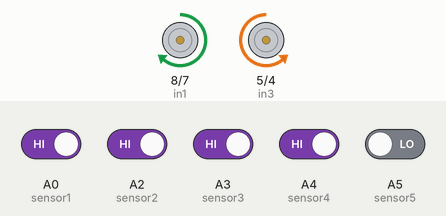
Bench run of a sketch on a simulated Arduino Uno, built with avr-gcc and run on an emulated ATmega328P. On the bench: motor-driver pin pairs drawn as motors (green arrow = first pin HIGH = forward, orange = second pin HIGH = backward, longer = more drive, scaled by the enable pin). The test bench sets the inputs (shaded band); at power-on: A0 (sensor1), A2 (sensor2), A3 (sensor3), A4 (sensor4) HIGH, A5 (sensor5) LOW. The ROS host is connected and sends only what is stated.

Above: at 1.2 s.
1.3 s: A0 (sensor1) driven LOW
At 2.2 s:
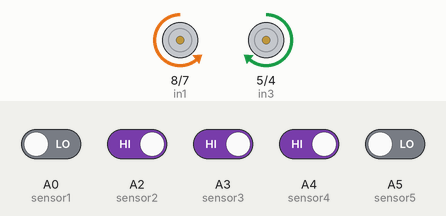
2.8 s: A0 (sensor1) driven HIGH
At 3.7 s:
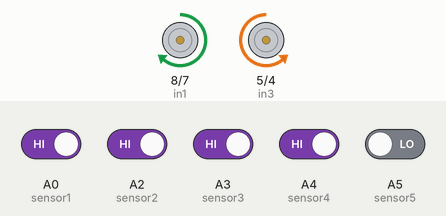
4.3 s: A3 (sensor3) driven LOW
At 5.2 s:
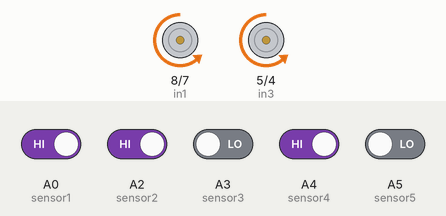
5.8 s: A3 (sensor3) driven HIGH
At 6.7 s:
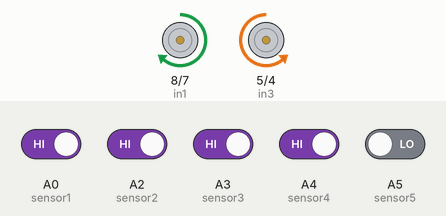
Timing chart, 0 to 8.3 s (numbered marks = the images above; inputs shaded):
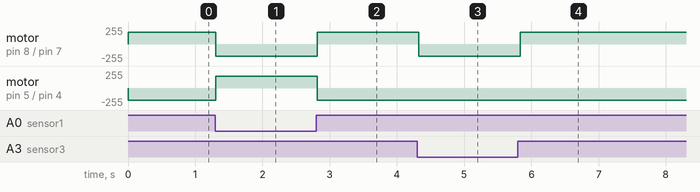

The sketch:

ROS_Line_follower.ino
```cpp
#include <ros.h>
#include <std_msgs/String.h>

// ROS NodeHandle
ros::NodeHandle nh;
std_msgs::String str_msg;
ros::Publisher chatter("line_follower", &str_msg);

// -------- Motor Pin Connections --------
// Motor A (Left)
int enA = 9;
int in1 = 8;
int in2 = 7;

// Motor B (Right)
int enB = 3;
int in3 = 5;
int in4 = 4;

// -------- Sensor Pins --------
int sensor1 = A0; // extreme left
int sensor2 = A2; // left
int sensor3 = A3; // middle
int sensor4 = A4; // right
int sensor5 = A5; // extreme right


const int onblack= 0;  // reading for black line from sensor is less than this
const int onwhite= 1; // reading for white line is greater than this

// -------- Setup --------
void setup() {
  nh.initNode();
  nh.advertise(chatter);

  // Motor pins
  pinMode(enA, OUTPUT);
  pinMode(in1, OUTPUT);
  pinMode(in2, OUTPUT);
  pinMode(enB, OUTPUT);
  pinMode(in3, OUTPUT);
  pinMode(in4, OUTPUT);

  // Sensor pins
  pinMode(sensor1, INPUT);
  pinMode(sensor2, INPUT);
  pinMode(sensor3, INPUT);
  pinMode(sensor4, INPUT);
  pinMode(sensor5, INPUT);

  // Stop motors initially
  Stop();
}

// -------- Main Loop --------
void loop() {
  int s1 = digitalRead(sensor1);
  int s2 = digitalRead(sensor2);
  int s3 = digitalRead(sensor3);
  int s4 = digitalRead(sensor4);
  int s5 = digitalRead(sensor5);

  analogWrite(enA, 180);
  analogWrite(enB, 180);

  String state = "";

  if (s1 == onblack) {
    Left();
    state = "LEFT (S1)";
  }
  else if (s3 == onblack && s1 == onwhite) {
    Forward();
    state = "FORWARD (S3)";
  }
  else if (s1 == onwhite && s3 == onwhite && s5 == onblack) {
    Right();
    state = "RIGHT (S5)";
  }
  else if (s2 == onblack) {
    Left();
    state = "LEFT (S2)";
  }
  else if (s4 == onblack) {
    Right();
    state = "RIGHT (S4)";
  }
  else if (s1 == onwhite && s2 == onwhite && s3 == onwhite && s4 == onwhite && s5 == onwhite) {
    Left(); // Gap handling
    state = "GAP - ROTATE LEFT";
  }
  else {
    Stop();
    state = "STOP";
  }

  // Publish state to ROS
  char buffer[50];
  state.toCharArray(buffer, 50);
  str_msg.data = buffer;
  chatter.publish(&str_msg);

  nh.spinOnce();
  delay(100);
}


// -------- Motor Functions --------

void Forward()
{
  digitalWrite(in1, LOW);
  digitalWrite(in2, HIGH);
  digitalWrite(in3, LOW);
  digitalWrite(in4, HIGH);
}

void Backward()
{
  digitalWrite(in1, HIGH);
  digitalWrite(in2, LOW);
  digitalWrite(in3, HIGH);
  digitalWrite(in4, LOW);
}

void Stop()
{
  digitalWrite(in1, LOW);
  digitalWrite(in2, LOW);
  digitalWrite(in3, LOW);
  digitalWrite(in4, LOW);
}

void Left()
{
  digitalWrite(in1, LOW);
  digitalWrite(in2, HIGH);
  digitalWrite(in3, HIGH);
  digitalWrite(in4, LOW);
}

void Right()
{
  digitalWrite(in1, HIGH);
  digitalWrite(in2, LOW);
  digitalWrite(in3, LOW);
  digitalWrite(in4, HIGH);
}
```

Measured:
- after the input at 1.3 s, motor on pin 8 (in1) / pin 7 (in2): forward 180/255 → backward 180/255 at once; motor on pin 5 (in3) / pin 4 (in4): backward 180/255 → forward 180/255 at once
- after the input at 2.8 s, motor on pin 8 (in1) / pin 7 (in2): backward 180/255 → forward 180/255 at once; motor on pin 5 (in3) / pin 4 (in4): forward 180/255 → backward 180/255 at once
- after the input at 4.3 s, motor on pin 8 (in1) / pin 7 (in2): forward 180/255 → backward 180/255 at once
- after the input at 5.8 s, motor on pin 8 (in1) / pin 7 (in2): backward 180/255 → forward 180/255 at once
